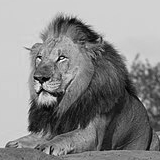
#> input picture DataAugmentation/lion.png, 160 x 160 px
$ jupyter execute --allow-errors data_augmentation.ipynb   (shell and % lines are left out)
#> lines starting #> are read from the running program, lines starting #| are printed output that depends on the picture
#> further down, lion is the input picture: shape (160, 160); min 0, max 255, mean 136.6
<h1 align="center">Volume 3: Data Augmentation.</h1>

    Marcelo Leszynski
    Sec 001
    11/02/21

[cell 1]
import matplotlib.pyplot as plt
from sklearn.ensemble import RandomForestClassifier
from sklearn.naive_bayes import GaussianNB
from sklearn.model_selection import train_test_split
from sklearn.neighbors import KDTree
from sklearn import datasets
import numpy as np
from imageio import imread
import matplotlib.pyplot as plt
import librosa

<h2 align="center">Image Augmentation</h2>

<h3 align="center">Problem 1</h3>

[cell 2]
def translate(images, A, B):
    """Returns each image translated by a random amount (a,b), where
    a~Uniform(-A,A) and b~Uniform(-B,B). The resulting image should be cropped
    to be of size (d1,d2). Note that this translation will leave a border on
    two sides of the image. Fill the empty border with the parts that were cropped
    off the opposite sides.
        Parameters:
            images (d1,d2): d1 x d2 array
            A (float): horizontal translation parameter
            B (float): vertical translation parameter
        Returns:
            translated_image (d1,d2): array of translated images
    """
#> called with A = 20, B = 20
    a = (np.random.random()*2*A) - A
    b = (np.random.random()*2*B) - B

    d_1,d_2 = images.shape
#> d_1 = 160; d_2 = 160

    coords = np.mgrid[0:d_1,0:d_2].reshape((2, d_1*d_2))
    new = (coords +  np.array([a,b])[:,None]).astype(int)

    x,y = new.reshape((2,d_1,d_2),order='F')
    return np.take(images,x + d_1*y,mode="wrap").reshape((d_1,d_2))
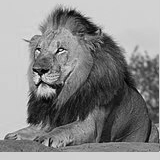
#> returned value: shape (160, 160); min 0, max 255, mean 136.6


def rotate(images, theta):
    """ Returns an image rotated by a random amount t~Uniform(-theta,theta).
    The resulting image should be cropped to be the same size as the original,
    and any blank parts should be filled with one of the parts cropped off the
    other side.
        Parameters:
            images (d1,d2): d1 x d2 array
            theta (float): largest acceptable rotation angle
        Returns:
            rotated_image (d1,d2): array of rotated image
    """
#> called with theta = 1.57
    t = (np.random.random()*2*theta) - theta
    d_1,d_2 = images.shape
#> d_1 = 160; d_2 = 160

    coords = np.mgrid[0:d_1, 0:d_2].reshape((2, d_1*d_2))

    new = (
        np.array([
            [np.cos(t),-np.sin(t)],
            [np.sin(t),np.cos(t)]])
        @ coords ).astype(int)

    x,y = new.reshape((2, d_1, d_2), order='F')

    return np.take(images,x + d_1*y,mode="wrap").reshape((d_1, d_2))
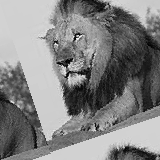
#> returned value: shape (160, 160); min 0, max 255, mean 131


def skew(images, A):
    """ Returns an image with the linear transformation [[1,a],[0,1]] applied,
    where a~Uniform(-A,A). Crop the parts that go outside the image boundaries
    and fill missing areas with the appropriate cropped piece.
        Parameters:
            images (d1,d2): d1 x d2 array
            A (float): skew parameter
        Returns:
            skewed_image (d1,d2): array of skewed image
    """
#> called with A = 1
    a = (np.random.random()*A)
    d_1,d_2 = images.shape
#> d_1 = 160; d_2 = 160

    coords = np.mgrid[0:d_1,0:d_2].reshape((2,d_1*d_2))
    new = (
        np.array([[1,a],
                  [0,1]])
        @ coords ).astype(int)

    x,y = new.reshape((2, d_1, d_2), order='F')
    return np.take(images,x + d_1*y,mode="wrap").reshape((d_1,d_2))
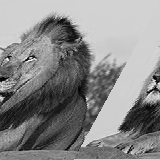
#> returned value: shape (160, 160); min 0, max 255, mean 136.9


def flip_horizontal(images):
    """Flip horizontal. Returns a horizontally flipped version of each image.
        Parameters:
            images (d1,d2): d1 x d2 image array
        Returns:
            flipped_image (d1,d2): array of flipped image
    """
    d_1,d_2 = images.shape
#> d_1 = 160; d_2 = 160

    coords = np.mgrid[0:d_1,0:d_2].reshape((2,d_1*d_2))


    x,y = coords.reshape((2,d_1,d_2),order='F')
    x = np.flip(x)

    return np.take(images,x + d_1*y,mode="wrap").reshape((d_1,d_2))
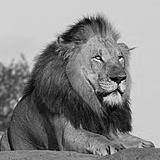
#> returned value: shape (160, 160); min 0, max 255, mean 136.6


def gauss_noise(images, sigma2):
    """Adds Gaussian noise with parameter sigma2. For each image draw d1xd2 random
    noise values from N(0,sigma2) and add those to the original image.
        Parameters:
            images (d1,d2): d1 x d2 array
        Returns:
            noisy_image: array of noisy image
    """
#> called with sigma2 = 20
    images = images + np.random.normal(0,sigma2,size= images.shape)
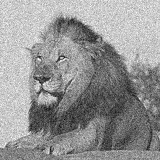
#> images: shape (160, 160) float64; min -62.93, max 277.1, mean 136.6; drawn with min black and max white
    return images

[cell 3]
# read image ##################################################
lion = imread('lion.png')

# plot translation ############################################
t = translate(lion,20,20)
plt.imshow(t,cmap="gray")
plt.show()

# plot rotation ###############################################
t = rotate(lion,np.pi/2)
plt.imshow(t,cmap="gray")
plt.show()

# plot skew ###################################################
t = skew(lion,1)
plt.imshow(t,cmap="gray")
plt.show()

# plot horizontal flip ########################################
t = flip_horizontal(lion)
plt.imshow(t,cmap="gray")
plt.show()

# plot noise ##################################################
t = gauss_noise(lion,20)
plt.imshow(t,cmap="gray")
plt.show()

<h3 align="center"> Problem 2 </h3>
Take the sklearn digits dataset, make an 80-20 train-test split, then apply
each of your transformations to the entire training set. You must decide good
values of each of the parameters to use---justify each choice.
This should give you a larger (augmented) training set with roughly 8,600
training points. Fit a random forest to the augmented training set and to the
original training set and return the results of each on the test set.

[cell 4]
def image_augment(X,Y,parameters):
    """ transform the images using the functions above.
    Parameters:
        X (N,d1,d2): array containing N images of dimension d1 x d2
        Y (N,): Labels/values for each image
        parameters: List of parameter values [A,B,theta,A,sigma2]
    Returns:
        augmented_X (6N,d1,d2): original and transformed data in one array
        augmented_Y (6N): corresponding labels/values
    """
#> called with X = array of shape (1437, 8, 8), Y = array of shape (1437,), parameters = (3, 3, 1.57, 0.2, 10)
    # initialize variables ########################################
    A, B, t, A_2, sig = parameters
    new_x = []
    new_y = []

    # perform augmentation ########################################
    for i in range(len(Y)):
        y = Y[i]
        x = X[i,:,:]
        new_y += [y] * 6

        new_x.append(x)

        #augment
        new_x.append(translate(x,A,B))
        new_x.append(rotate(x,t))
        new_x.append(skew(x,A_2))
        new_x.append(flip_horizontal(x))
        new_x.append(gauss_noise(x,sig))

    return np.array(new_x),np.array(new_y)

[cell 5]
# load and split dataset #######################################
X,y = datasets.load_digits(return_X_y=True)
X_train, X_test, y_train, y_test = train_test_split(X,y,test_size=.2)

# reshape and augment data ####################################
X_t = X_train.reshape(X_train.shape[0],8,8)
X_aug, y_aug = image_augment(X_t,y_train, (3,3,np.pi/2,.2,10))
X_aug = X_aug.reshape((X_aug.shape[0],-1))

# create classifiers ##########################################
rf_1 = RandomForestClassifier()
rf_2 = RandomForestClassifier()

# train the model #############################################
normal = rf_1.fit(X_train,y_train)
augmented = rf_2.fit(X_aug,y_aug)

print("Original data score: " + str(normal.score(X_test,y_test)))
print("Augmented data score: " + str(augmented.score(X_test,y_test)))

<h2 align="center">Audio Augmentation</h2>

<h3 align="center"> Problem 3 </h3>
The file music.npy contains the audio time series data from 10 second clips of 150 different songs, with style.npy describing the associated style of ballroom dance. The styles included are Chacha, Foxtrot, Jive, Samba, Rumba, and Waltz. Use train_test_split
from sklearn.model_selection with test_size=.5 to create train and test sets. Create two training sets by augmenting this original training set. Each new augmented
training set will include the original data and the augmented data. For the first, add ambient
noise from the file restaurant-ambience.wav. For the second, use time_stretch.

#> (a cell that did not finish here is left out)

#> (a cell that did not finish here is left out)

<h3 align="center"> Problem 4</h3>

Do the following steps 5 times:

• Use the original data set and the augmented data sets to fit three RandomForestClassifiers,
one only on the original data, one on the original data and the data with ambient noise
added, and one on the original data and the time stretched data.

• Score each classifier.

Print the mean score for each of the classifiers and print the standard deviation for the scores.

#> (a cell that did not finish here is left out)

[cell 9]
orig = np.zeros(5)
amb = np.zeros(5)
time = np.zeros(5)

# instantiate forests #########################################
rf_1 = RandomForestClassifier()
rf_2 = RandomForestClassifier()
rf_3 = RandomForestClassifier()

#> (the rest of this cell did not finish here and is left out)

<h2 align="center">SMOTE</h2>

<h3 align="center"> Problem 5 </h3>

Write a function that uses the synthetic minority oversampling technique to augment an imbalanced data set.
Your function should have the following characteristics:

Accept $X$, a matrix of minority class samples
       $N$, the number of samples to generate per original point
       $k$, the number of nearest neighbors.

For each original point in the sample, pick one of the $k$ nearest neighbors at random and generate a new point that lies between the two original values.

Return an array containing the synthetic samples.

[cell 10]
def smote(X,N,k):
    """ Generate synthetic points using the SMOTE method. Hint! Use KDTree :)
    Parameters:
        X (n,m): minority class samples
        N (int): number of samples to generate from each point
        k (int): number of nearest neighbors
    Returns:
        synthetic ndarray(N*n,m): synthetic minority class samples
    """
#> called with N = 500, k = 2
    nn = KDTree(X)
    samples = []

    for i in range(X.shape[0]):
        dist, ind = nn.query(X[i:i+1],k)
        c = np.random.choice(ind[0],size=N)

        for j in c:
            p = np.random.random(len(X[i])) * (X[i] - X[j])
            samples.append(X[j] + p)

    return np.vstack(samples)

<h3 align="center"> Problem 6 </h3>

The dataset found in creditcard.npy contains information about credit card purchases made over a two day period.
Of the approximately 285,000 observations, 492 are fraudulent purchases.
The last column indicates if the purchase was valid (0) or fraudulent (1).

Do the following steps 10 times:

• Create a training and test set from the data using train_test_split from sklearn.
model_selection with test_size=.7.

• Use smote with N = 500 and k = 2 to augment the training set.

• Create two Gaussian Naïve Bayes classifiers (from sklearn.naive_bayes.GaussianNB),
one which wil be trained on only the original data and the other on the SMOTE augmented
data and the original data.

• Fit each classifier and find the recall and accuracy of each model.

Print the mean recall and mean accuracy of each model and and describe the findings.

#> (a cell that did not finish here is left out)

[cell 12]
minority_samples = X_train[y_train==1,:]

new_samples = smote(minority_samples,500,2)

X_train_aug = np.vstack((X_train,new_samples))
y_train_aug = np.concatenate((y_train,np.ones(new_samples.shape[0])))

[cell 13]
g_1 = GaussianNB()
g_2 = GaussianNB()

orig_recall = np.zeros(10)
smote_recall = np.zeros(10)
orig_accuracy = np.zeros(10)
smote_accuracy = np.zeros(10)

for i in range(10):
    # fit to the original model ###################################
    g_1.fit(X_train,y_train)
    X_ = g_1.predict(X_test)
    orig_recall[i] = np.sum(X_[y_test == 1]==1)/ np.sum(y_test == 1)
    orig_accuracy[i] = g_1.score(X_test,y_test)

    # fit to the augmented model ##################################
    g_2.fit(X_train_aug,y_train_aug)
    X_ = g_2.predict(X_test)
    smote_recall[i] = np.sum(X_[y_test == 1]==1)/ np.sum(y_test == 1)
    smote_accuracy[i] = g_2.score(X_test,y_test)
